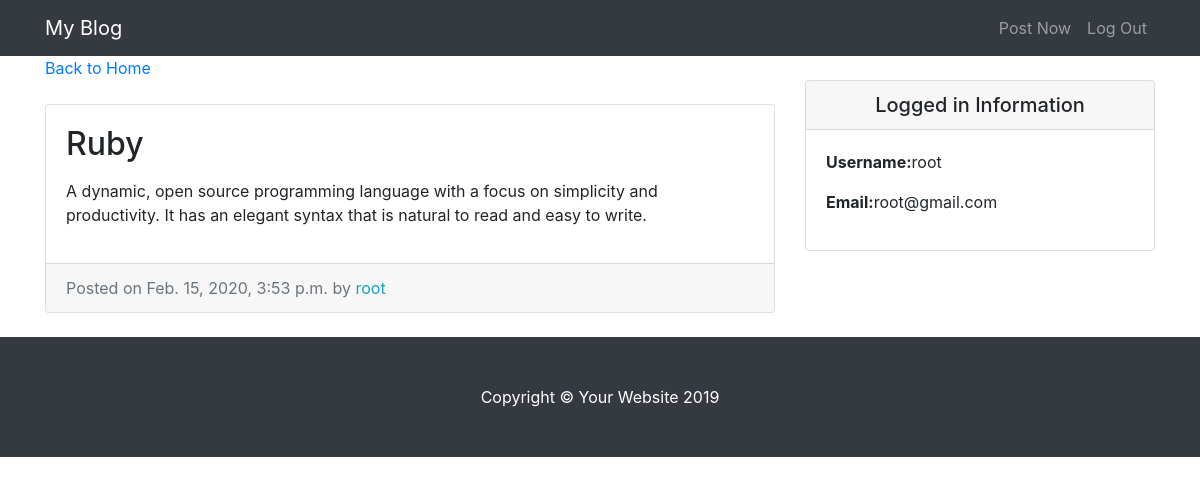
The page /entry/9/ (signed in) on the database its author committed.
### entries/models.py (models this page shows, shortened)
class Entry(models.Model):
    entry_title=models.CharField(max_length=50)
    entry_text=models.TextField()
    entry_date=models.DateTimeField(auto_now_add=True)
    entry_author=models.ForeignKey(settings.AUTH_USER_MODEL, blank=True, null=True,on_delete=models.CASCADE)
    class Meta:
        verbose_name_plural="entries"

### entries/views.py (the view)
# urls.py: path('entry/<int:pk>/', EntryView.as_view(), name='entry-detail'),
class EntryView(LoginRequiredMixin,DetailView):
    model=Entry
    template_name = 'entries/entry_detail.html'

### entries/templates/entries/entry_detail.html
{% extends 'entries/base.html' %}
{% block content %}
      <div class="col-md-8">
          <a href="{% url 'blog-home' %}">Back to Home</a>
        <div class="card mb-4 mt-4">
          <div class="card-body">
            <h2 class="card-title">{{object.entry_title}}</h2>
            <p class="card-text">{{object.entry_text|linebreaks}}</p>
          </div>
          <div class="card-footer text-muted">
            Posted on {{object.entry_date}} by
            <span class= "text-info mr-2">{{object.entry_author}}</span>
          </div>
        </div>
      </div>
{% endblock %}

### entries/templates/entries/base.html (shortened to what this page needs)
{% load static %}
<!DOCTYPE html>
<html lang="en">
<head>
  <link href="{% static 'entries/css/vendor/bootstrap/css/bootstrap.min.css' %}" rel="stylesheet">
  <link href="{% static 'entries/css/css/blog-home.css' %}" rel="stylesheet">
</head>
<body>
  <nav class="navbar navbar-expand-lg navbar-dark bg-dark fixed-top">
    <div class="container">
      <a class="navbar-brand" href="{% url 'blog-home' %}">My Blog</a>
      <div class="collapse navbar-collapse" id="navbarResponsive">
        <ul class="navbar-nav ml-auto">
          <li class="nav-item">
            <a class="nav-link" href="{% url 'create-entry' %}">Post Now</a>
          </li>
          <li class="nav-item">
            <a class="nav-link" href="{% url 'logout' %}">Log Out</a>
          </li>
        </ul>
      </div>
    </div>
  </nav>
  <div class="container">
    <div class="row">
      {% block content %} {% endblock %}
    <div class="col-md-4">
      <div class="card my-4">
          <h5 class="card-header text-center">Logged in Information</h5>
          <div class="card-body">
            <ul class="list-unstyled mb-0">
                <li>
                    <p> <strong>Username:</strong>{{user.username}} </p>
                </li>
                <li>
                    <p> <strong>Email:</strong>{{user.email}}</p>
                </li>
            </ul>
          </div>
        </div>
      </div>
    </div>
  </div>
  <footer class="py-5 bg-dark">
    <div class="container">
      <p class="m-0 text-center text-white">Copyright &copy; Your Website 2019</p>
    </div>
  </footer>
</body>
</html>

### entries/static/entries/css/css/blog-home.css (style rules this page uses)
body { padding-top: 56px; }

### rows shown on the page
Entry: entry_title "Ruby", entry_text "A dynamic, open source programming language with a focus on simplicity and productivity. It has an elegant syntax that is natural to read and easy to write.", entry_date "Feb. 15, 2020, 3:53 p.m.", entry_author "root"

### other values the page prints
{{ user.username }} "root"
{{ user.email }} "root@gmail.com"
